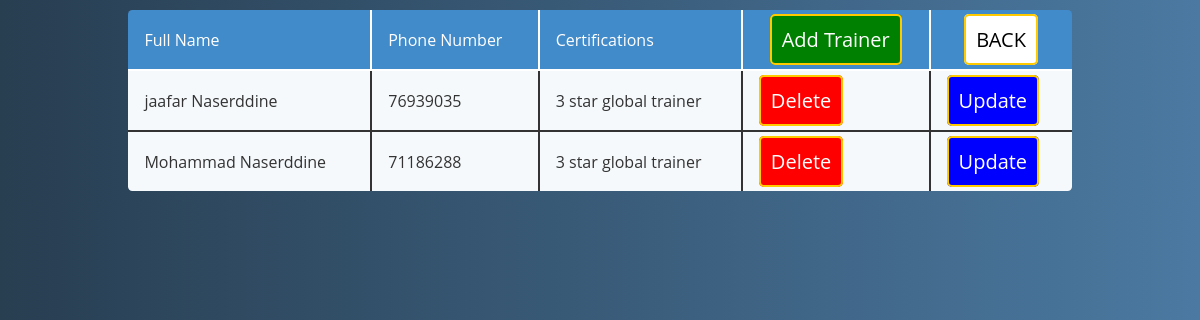
Screenshot of /trainers.php with the database file from the repository.
### tables this page shows
CREATE TABLE `trainers` (
  `trainer_id` int(20) UNSIGNED NOT NULL,
  `fullname` varchar(100) NOT NULL,
  `phone_number` int(20) NOT NULL,
  `certifications` varchar(100) NOT NULL
);

### trainers.php (the view, shortened to what this page needs)
<!DOCTYPE html>
<html lang="en">
<head>
</head>
<body>
<div class = "container">
<table class="rwd-table" width=80% >
<tr><td> Full Name </td> <td> Phone Number </td><td> Certifications </td> <td><center><a class="b" href="addt.php">Add Trainer</a></center></td><td><center> <a class= "d" href="admin.php">BACK</a></center></td>
<?php	$con= mysqli_connect("localhost", "root","", "bbc");
		$sql="select * from trainers";
		$result=mysqli_query($con,$sql);
if(mysqli_num_rows($result) > 0){
?>
		<?php
		while($row = mysqli_fetch_array($result)) {
		?>
		<tr>
        <td><?php echo $row["fullname"]; ?></td>
		<td><?php echo $row["phone_number"]; ?></td>
        <td><?php echo $row["certifications"]; ?></td>
		<td><a href="deletet.php?id=<?php echo $row["trainer_id"]; ?>"class="confirmation">Delete</a></td>
		<td><a class="c" href="updatet.php?id=<?php echo $row["trainer_id"]; ?>">Update</a></td>
		</tr>
		<?php
		}
	echo "</table>";
}
else{
    echo "0 results";
}
?>
</div>
</body>
</html>
</body>
</html>

### trainers.php (style rules this page uses)
table,tr,td { border: 2px solid; }
* { font-family: 'Open Sans', sans-serif; }
.rwd-table { margin: auto; min-width: 300px; max-width: 100%; border-collapse: collapse; }
.rwd-table tr:first-child { border-top: none; background: #428bca; color: #fff; }
.rwd-table tr { border-top: 1px solid #ddd; border-bottom: 1px solid #ddd; background-color: #f5f9fc; }
.rwd-table td { display: block; }
.rwd-table td:first-child { margin-top: .5em; }
.rwd-table td:last-child { margin-bottom: .5em; }
.rwd-table td:before { content: attr(data-th) ": "; font-weight: bold; width: 120px; display: inline-block; color: #000; }
.rwd-table th, .rwd-table td { text-align: left; }
.rwd-table { color: #333; border-radius: .4em; overflow: hidden; }
.rwd-table tr { border-color: #bfbfbf; }
.rwd-table th, .rwd-table td { padding: .5em 1em; }
@media screen and (min-width: 600px) { .rwd-table td:before { display: none; } }
@media screen and (min-width: 600px) { .rwd-table th, .rwd-table td { display: table-cell; padding: .25em .5em; } }
@media screen and (min-width: 600px) { .rwd-table th:first-child, .rwd-table td:first-child { padding-left: 0; } }
@media screen and (min-width: 600px) { .rwd-table th:last-child, .rwd-table td:last-child { padding-right: 0; } }
@media screen and (min-width: 600px) { .rwd-table th, .rwd-table td { padding: 1em !important; } }
body { background: #4B79A1; background: -webkit-linear-gradient(to left, #4B79A1 , #283E51); background: linear-gradient(to left, #4B79A1 , #283E51); }
.container { display: block; text-align: center; }
a { background-color:red; color:#fff; border:2px solid #FFCB00; padding: 10px; font-size:20px; border-radius:5px; text-decoration:none; }
.b { background-color:green; color:#fff; border:2px solid #FFCB00; padding: 10px; font-size:20px; border-radius:5px; text-decoration:none; }
.c { background-color:blue; color:#fff; border:2px solid #FFCB00; padding: 10px; font-size:20px; border-radius:5px; text-decoration:none; }
.d { background-color:white; color:black; border:2px solid #FFCB00; padding: 10px; font-size:20px; border-radius:5px; text-decoration:none; }

### rows the page displays
trainers: fullname "jaafar Naserddine", phone_number "76939035", certifications "3 star global trainer"
trainers: fullname "Mohammad Naserddine", phone_number "71186288", certifications "3 star global trainer"
